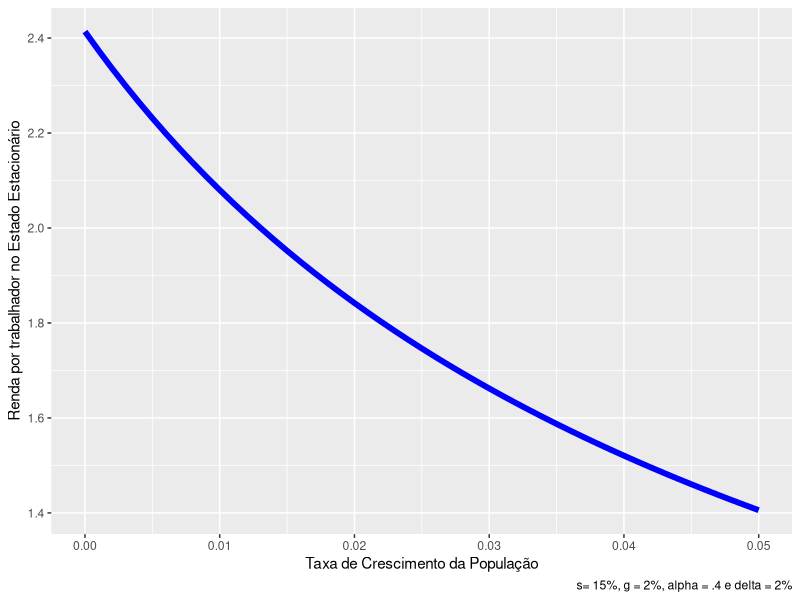
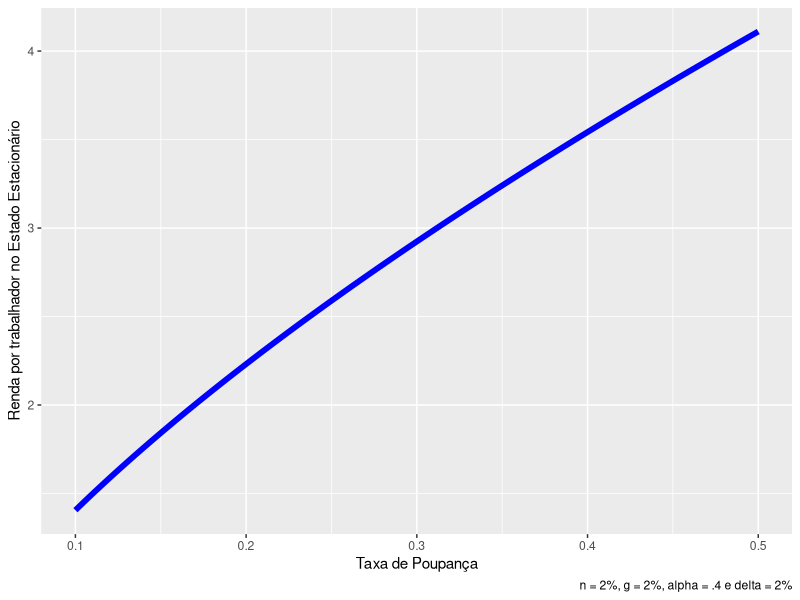

Recreate these plots in R, in order.
## ---- chunk 1

solow_steady_state <- function(n = .01,
                               g = .01,
                               alpha = .5,
                               s = .01,
                               delta = .01,
                               TFP = 1) {

  k = TFP * (s/(n + g + delta))^(1 / (1-alpha))
  y = TFP * (s/(n + g + delta))^(alpha / (1-alpha))

results = list("Capital per capita" = k,
                "Income per capita" = y)
  }

n = seq(from = 0,
        to = .05,
        by = .001)

ss_computado = solow_steady_state(n=n,
                                  s = .15,
                                  g = .02,
                                  alpha = .4,
                                  delta = .02)

grid = data.frame(n,ss_computado$`Income per capita`)

library(ggplot2)
library(dplyr)

grid %>%
  ggplot(aes(x = n, y = ss_computado..Income.per.capita.))+
  geom_line(size = 2, color = "blue") +
  ylab("Renda por trabalhador no Estado Estacionário") +
  xlab("Taxa de Crescimento da População")+
  labs(caption = "s= 15%, g = 2%, alpha = .4 e delta = 2%")
  
 

## ---- chunk 2
s = seq(from = .1,
        to = .5,
        by = .001)

ss_computado2 = solow_steady_state(n = .02,
                                    s = s,
                                    g = .02,
                                    alpha = .4,
                                    delta = .02)

grid2 = data.frame(s,ss_computado2$`Income per capita`)

grid2 %>%
  ggplot(aes(x = s, y = ss_computado2..Income.per.capita.))+
  geom_line(size = 2, color = "blue") +
  ylab("Renda por trabalhador no Estado Estacionário") +
  xlab("Taxa de Poupança")+
  labs(caption = "n = 2%, g = 2%, alpha = .4 e delta = 2%")

